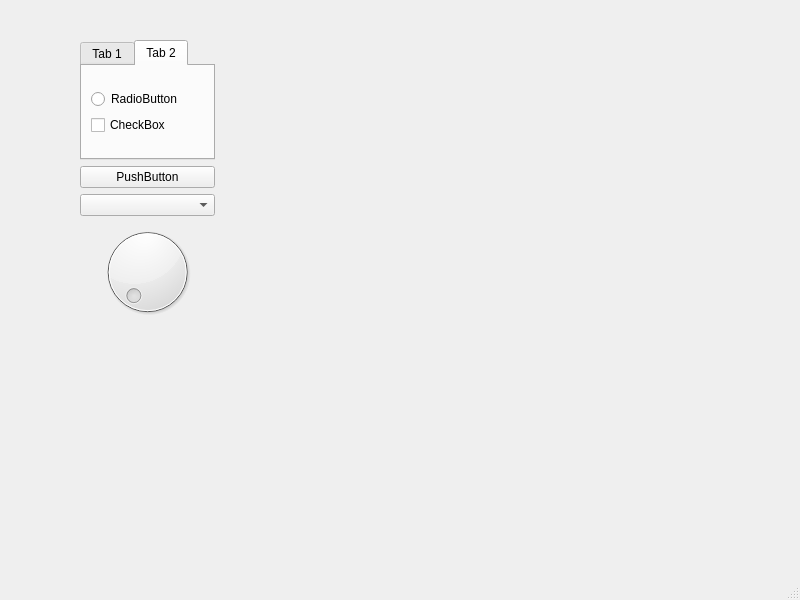
<?xml version="1.0" encoding="UTF-8"?>
<ui version="4.0">
 <class>MainWindow</class>
 <widget class="QMainWindow" name="MainWindow">
  <property name="geometry">
   <rect>
    <x>0</x>
    <y>0</y>
    <width>800</width>
    <height>600</height>
   </rect>
  </property>
  <property name="windowTitle">
   <string>MainWindow</string>
  </property>
  <widget class="QWidget" name="centralwidget">
   <widget class="QWidget" name="layoutWidget">
    <property name="geometry">
     <rect>
      <x>80</x>
      <y>40</y>
      <width>135</width>
      <height>282</height>
     </rect>
    </property>
    <layout class="QVBoxLayout" name="verticalLayout_6">
     <item>
      <widget class="QTabWidget" name="tabWidget">
       <property name="currentIndex">
        <number>1</number>
       </property>
       <widget class="QWidget" name="tab">
        <attribute name="title">
         <string>Tab 1</string>
        </attribute>
        <widget class="QSlider" name="horizontalSlider">
         <property name="geometry">
          <rect>
           <x>10</x>
           <y>30</y>
           <width>160</width>
           <height>16</height>
          </rect>
         </property>
         <property name="orientation">
          <enum>Qt::Orientation::Horizontal</enum>
         </property>
        </widget>
       </widget>
       <widget class="QWidget" name="tab_2">
        <attribute name="title">
         <string>Tab 2</string>
        </attribute>
        <layout class="QVBoxLayout" name="verticalLayout_4">
         <item>
          <layout class="QVBoxLayout" name="verticalLayout_3">
           <item>
            <layout class="QVBoxLayout" name="verticalLayout_2">
             <item>
              <layout class="QVBoxLayout" name="verticalLayout">
               <item>
                <widget class="QRadioButton" name="radioButton">
                 <property name="text">
                  <string>RadioButton</string>
                 </property>
                </widget>
               </item>
               <item>
                <widget class="QCheckBox" name="checkBox">
                 <property name="text">
                  <string>CheckBox</string>
                 </property>
                </widget>
               </item>
              </layout>
             </item>
            </layout>
           </item>
          </layout>
         </item>
        </layout>
       </widget>
      </widget>
     </item>
     <item>
      <layout class="QVBoxLayout" name="verticalLayout_5">
       <item>
        <widget class="QPushButton" name="pushButton">
         <property name="text">
          <string>PushButton</string>
         </property>
        </widget>
       </item>
       <item>
        <widget class="QComboBox" name="comboBox"/>
       </item>
       <item>
        <widget class="QDial" name="dial"/>
       </item>
      </layout>
     </item>
    </layout>
   </widget>
  </widget>
  <widget class="QMenuBar" name="menubar">
   <property name="geometry">
    <rect>
     <x>0</x>
     <y>0</y>
     <width>800</width>
     <height>33</height>
    </rect>
   </property>
  </widget>
  <widget class="QStatusBar" name="statusbar"/>
 </widget>
 <resources/>
 <connections/>
</ui>
